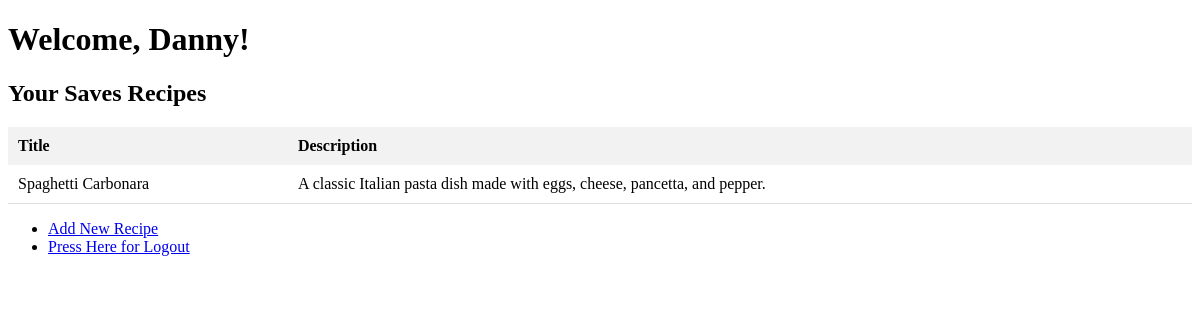
Before: /recipes (signed in) with the older database file.
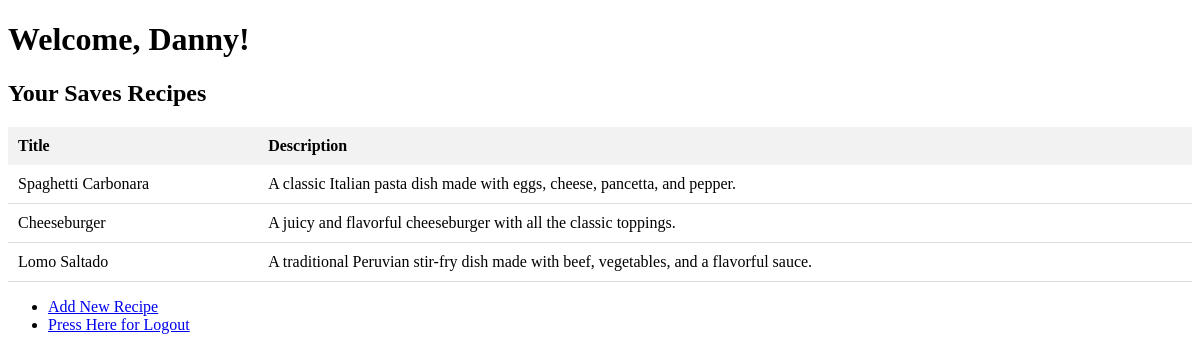
After: the same page with the newer database file.
### app.py (models this page shows)
class User(db.Model, UserMixin):
    id = db.Column(db.Integer, primary_key=True)
    username = db.Column(db.String(80), nullable=False, unique=True)
    password = db.Column(db.String(200), nullable=False)
    recipes = db.relationship('Recipe', backref='author', lazy=True)

class Recipe(db.Model):
    id = db.Column(db.Integer, primary_key=True)
    title = db.Column(db.String(80), nullable=False)
    description = db.Column(db.Text, nullable=False)
    ingredients = db.Column(db.Text, nullable=False)
    instructions = db.Column(db.Text, nullable=False)
    created = db.Column(db.DateTime, default=datetime.utcnow)
    user_id = db.Column(db.Integer, db.ForeignKey('user.id'), nullable=False)

### app.py (the view)
@app.route('/recipes')
@login_required
def show_recipes():
    recipes = Recipe.query.filter_by(author=current_user).all()
    return render_template('recipes.html', name=current_user.username, recipes=recipes)

### app.py (called while the page is built)
@login_manager.user_loader
def load_user(user_id):
    return User.query.get(int(user_id))

### templates/recipes.html (shortened to what this page needs)
<!DOCTYPE html>
<html lang="en">
<head>
</head>
<body>
    <h1>Welcome, {{ name }}!</h1>
    <h2>Your Saves Recipes</h2>
    <table>
        <tr>
            <th>Title</th>
            <th>Description</th>
        </tr>
        {% for recipe in recipes %}
        <tr>
            <td>{{ recipe.title }}</td>
            <td>{{ recipe.description }}</td>
        </tr>
        {% endfor %}
    </table>
    <nav>
        <ul>
            <li><a href="{{ url_for('new_recipe') }}">Add New Recipe</a></li>
            <li><a href="{{ url_for('logout') }}">Press Here for Logout</a></li>
        </ul>
    </nav>
</body>
</html>

### templates/recipes.html (style rules this page uses)
table { width: 100%; border-collapse: collapse; }
th, td { padding: 10px; text-align: left; }
th { background-color: #f2f2f2; }
td { border-bottom: 1px solid #ddd; }

Changed rows visible on the page:
added Recipe: title "Cheeseburger", description "A juicy and flavorful cheeseburger with all the classic toppings."
added Recipe: title "Lomo Saltado", description "A traditional Peruvian stir-fry dish made with beef, vegetables, and a flavorful sauce."
